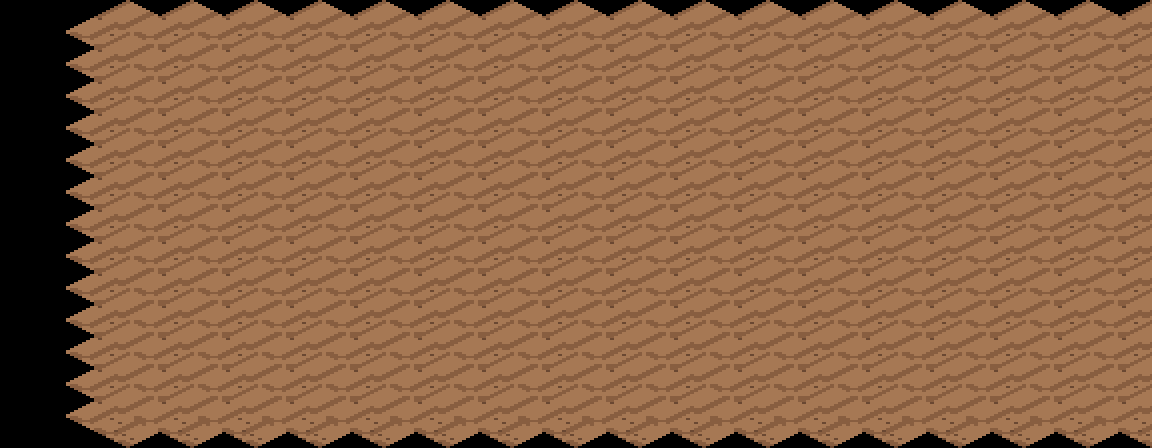

Tiled map render using the project's own tile images. Description and the whole map definition, tile-layer contents included, below:
An orthogonal 18x14 tile map with 64x32 px tiles, 1 tile layer (suelo).

<map version="1.10" orientation="orthogonal" renderorder="right-down" width="18" height="14" tilewidth="64" tileheight="32" infinite="0" nextlayerid="2" nextobjectid="1">
 <tileset firstgid="1" name="terreno_mundo" tilewidth="128" tileheight="64" tile_count="203" columns="8">
  <image source="../textures/../textures/terreno_mundo.png" width="1024" height="1664" />
 </tileset>
 <layer id="1" name="suelo" width="18" height="14">
  <data encoding="csv">
0,0,0,0,0,0,0,0,0,0,0,0,0,0,0,0,0,0,
0,167,167,167,167,167,167,167,167,167,167,167,167,167,167,167,167,167,
0,167,167,167,167,167,167,167,167,167,167,167,167,167,167,167,167,167,
0,167,167,167,167,167,167,167,167,167,167,167,167,167,167,167,167,167,
0,167,167,167,167,167,167,167,167,167,167,167,167,167,167,167,167,167,
0,167,167,167,167,167,167,167,167,167,167,167,167,167,167,167,167,167,
0,167,167,167,167,167,167,167,167,167,167,167,167,167,167,167,167,167,
0,167,167,167,167,167,167,167,167,167,167,167,167,167,167,167,167,167,
0,167,167,167,167,167,167,167,167,167,167,167,167,167,167,167,167,167,
0,167,167,167,167,167,167,167,167,167,167,167,167,167,167,167,167,167,
0,167,167,167,167,167,167,167,167,167,167,167,167,167,167,167,167,167,
0,167,167,167,167,167,167,167,167,167,167,167,167,167,167,167,167,167,
0,167,167,167,167,167,167,167,167,167,167,167,167,167,167,167,167,167,
0,167,167,167,167,167,167,167,167,167,167,167,167,167,167,167,167,167
</data>
 </layer>
</map>
